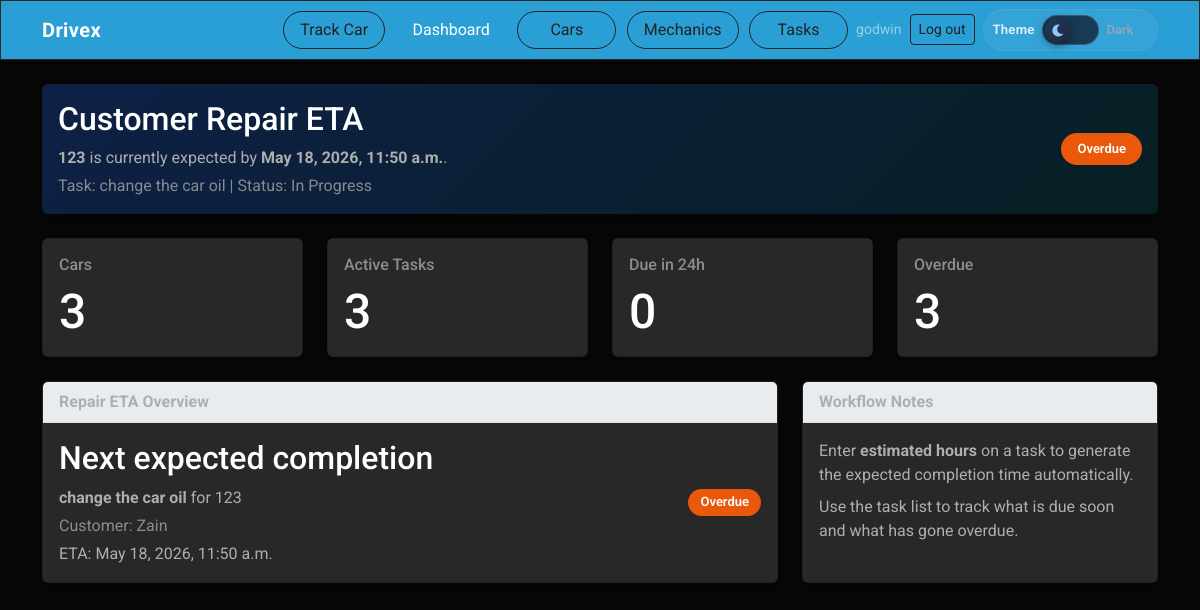
The app's page / (signed in) with its own data.
### taskapp/models.py (models this page shows, shortened)
class Task(models.Model):
    STATUS_CHOICES = [
        ('pending', 'Pending'),
        ('in_progress', 'In Progress'),
        ('completed', 'Completed'),
    ]
    PRIORITY_CHOICES = [
        ('low', 'Low'),
        ('medium', 'Medium'),
        ('high', 'High'),
    ]
    car = models.ForeignKey(
        Cars,
        on_delete=models.CASCADE,
        related_name='tasks'
    )
    mechanic = models.ForeignKey(
        Mechanic,
        on_delete=models.SET_NULL,
        null=True,
        blank=True,
        related_name='tasks'
    )
    title = models.CharField(max_length=200)
    description = models.TextField(blank=True)
    status = models.CharField(
        max_length=20,
        choices=STATUS_CHOICES,
        default='pending'
    )
    priority = models.CharField(
        max_length=10,
        choices=PRIORITY_CHOICES,
        default='medium'
    )
    estimated_hours = models.DecimalField(
        max_digits=4,
        decimal_places=1,
        null=True,
        blank=True,
        help_text='Work estimate in hours; used to calculate promised completion when you save.',
    )
    promised_completion_at = models.DateTimeField(null=True, blank=True)
    created_at = models.DateTimeField(auto_now_add=True)
    updated_at = models.DateTimeField(auto_now=True)
    class Meta:
        ordering = ['status', '-created_at']
    def save(self, *args, **kwargs):
        if self.estimated_hours:
            base_time = self.created_at or timezone.now()
            self.promised_completion_at = base_time + timedelta(
                hours=float(self.estimated_hours)
            )
        else:
            self.promised_completion_at = None
        super().save(*args, **kwargs)
        if self.mechanic_id and self.status != 'completed':
            Mechanic.objects.filter(pk=self.mechanic_id).update(
                is_manually_busy=False,
            )
    @property
    def is_overdue(self):
        return (
            self.promised_completion_at
            and self.status != 'completed'
            and self.promised_completion_at < timezone.now()
        )

class Cars(models.Model):
    Status_choices = [
        ('waiting', 'Waiting'),
        ('assigned', 'Assigned'),
        ('in_progress', 'In-progress'),
        ('completed', 'Completed')
    ]
    registration_number = models.CharField(max_length=20, unique=True)
    make = models.CharField(max_length=50)
    model = models.CharField(max_length=50)
    year = models.PositiveIntegerField(null=True, blank=True)
    customer_name = models.CharField(max_length=100, blank=True)
    customer_phone = models.CharField(max_length=20, blank=True)
    status = models.CharField(
        max_length=20,
        choices=Status_choices,
        default='waiting'
    )
    created_at = models.DateTimeField(auto_now_add=True)
    class Meta:
        ordering = ['-created_at']
        verbose_name = 'Car'
        verbose_name_plural = 'Cars'

### taskapp/views.py (the view)
# urls.py: path('', views.home, name='home'),
@login_required
def home(request):
    if resolve_shop_access_role(request.user) is None:
        raise PermissionDenied(
            'Your account has no shop access. Ask an administrator to add you '
            'to the Manager group or link your login to a mechanic profile.',
        )
    if resolve_shop_access_role(request.user) == 'mechanic':
        return redirect('task_list')
    now = timezone.now()
    tasks = Task.objects.all()
    active_tasks = tasks.exclude(status='completed')
    due_soon = active_tasks.filter(
        promised_completion_at__gte=now,
        promised_completion_at__lte=now + timedelta(hours=24),
    ).count()
    overdue_tasks = active_tasks.filter(promised_completion_at__lt=now).count()
    next_task = (
        active_tasks.filter(promised_completion_at__isnull=False)
        .order_by('promised_completion_at', 'created_at')
        .first()
    )
    cars_scope = Cars.objects.all()
    return render(
        request,
        'home.html',
        {
            'total_cars': cars_scope.count(),
            'active_tasks': active_tasks.count(),
            'due_soon': due_soon,
            'overdue_tasks': overdue_tasks,
            'next_task': next_task,
        },
    )

### taskapp/context_processors.py (called while the page is built, shortened)
def admin_mechanic_task_summary(request):
    try:
        admin_index = reverse('admin:index')
    except Exception:
        return {}
    if request.path.rstrip('/') != admin_index.rstrip('/'):
        return {}

def shop_roles(request):
    user = request.user
    role = resolve_shop_access_role(user) if user.is_authenticated else None
    return {
        'shop_role': role,
        'is_shop_manager': role == 'manager',
        'shop_mechanic': get_mechanic_profile(user) if user.is_authenticated else None,
    }

### taskapp/rbac.py (called while the page is built)
def is_shop_manager(user) -> bool:
    if not user.is_authenticated:
        return False
    if user.is_superuser:
        return True
    return user.groups.filter(name=MANAGER_GROUP).exists()

def get_mechanic_profile(user):
    if not user.is_authenticated:
        return None
    try:
        return user.mechanic_profile
    except ObjectDoesNotExist:
        return None

def resolve_shop_access_role(user) -> str | None:
    if not user.is_authenticated:
        return None
    if is_shop_manager(user):
        return 'manager'
    if get_mechanic_profile(user) is not None:
        return 'mechanic'
    return None

### taskapp/templates/home.html
{% extends 'base.html' %} {% block content %}
<div class="card shadow-sm border-0 mb-4 home-hero-card">
  <div
    class="card-body d-flex flex-column flex-md-row justify-content-between align-items-md-center gap-3"
  >
    <div>
      <h4 class="mb-2">Customer Repair ETA</h4>
      {% if next_task %}
      <p class="mb-1">
        <strong>{{ next_task.car.registration_number }}</strong> is currently
        expected by
        <strong
          >{{ next_task.promised_completion_at|date:"M d, Y, g:i a" }}</strong
        >.
      </p>
      <p class="mb-0 text-muted">
        Task: {{ next_task.title }} | Status: {{ next_task.get_status_display }}
      </p>
      {% else %}
      <p class="mb-0 text-muted">
        No active repair is scheduled yet. Add a task with estimated hours to
        generate the expected completion time.
      </p>
      {% endif %}
    </div>
    <div class="text-md-end">
      {% if next_task %}
      {% if next_task.is_overdue %}
      <span class="status-badge status-badge--overdue px-3 py-2">Overdue</span>
      {% elif next_task.status == 'in_progress' %}
      {% include 'includes/status_badge.html' with status=next_task.status label=next_task.get_status_display %}
      {% elif next_task.status == 'completed' %}
      {% include 'includes/status_badge.html' with status=next_task.status label=next_task.get_status_display %}
      {% else %}
      <span class="status-badge status-badge--scheduled px-3 py-2">Scheduled</span>
      {% endif %}
      {% else %}
      <span class="status-badge status-badge--no-eta px-3 py-2">No ETA Yet</span>
      {% endif %}
    </div>
  </div>
</div>
<div class="row g-4 mb-4">
  <div class="col-md-3">
    <div class="card shadow-sm h-100">
      <div class="card-body">
        <h6 class="text-muted mb-2">Cars</h6>
        <h2 class="mb-0">{{ total_cars }}</h2>
      </div>
    </div>
  </div>
  <div class="col-md-3">
    <div class="card shadow-sm h-100">
      <div class="card-body">
        <h6 class="text-muted mb-2">Active Tasks</h6>
        <h2 class="mb-0">{{ active_tasks }}</h2>
      </div>
    </div>
  </div>
  <div class="col-md-3">
    <div class="card shadow-sm h-100">
      <div class="card-body">
        <h6 class="text-muted mb-2">Due in 24h</h6>
        <h2 class="mb-0">{{ due_soon }}</h2>
      </div>
    </div>
  </div>
  <div class="col-md-3">
    <div class="card shadow-sm h-100">
      <div class="card-body">
        <h6 class="text-muted mb-2">Overdue</h6>
        <h2 class="mb-0">{{ overdue_tasks }}</h2>
      </div>
    </div>
  </div>
</div>
<div class="row g-4">
  <div class="col-lg-8">
    <div class="card shadow-sm h-100">
      <div class="card-header bg-body-secondary border-bottom">
        <strong>Repair ETA Overview</strong>
      </div>
      <div class="card-body">
        {% if next_task %}
        <div class="row align-items-center">
          <div class="col-md-8">
            <h4 class="mb-2">Next expected completion</h4>
            <p class="mb-1">
              <strong>{{ next_task.title }}</strong> for
              {{ next_task.car.registration_number }}
            </p>
            <p class="mb-1 text-muted">
              Customer: {{ next_task.car.customer_name|default:'Not provided' }}
            </p>
            <p class="mb-0">
              ETA: {{ next_task.promised_completion_at|date:"M d, Y, g:i a" }}
            </p>
          </div>
          <div class="col-md-4 text-md-end mt-3 mt-md-0">
            {% if next_task.is_overdue %}
            <span class="status-badge status-badge--overdue">Overdue</span>
            {% elif next_task.status == 'in_progress' %}
            {% include 'includes/status_badge.html' with status=next_task.status label=next_task.get_status_display %}
            {% elif next_task.status == 'completed' %}
            {% include 'includes/status_badge.html' with status=next_task.status label=next_task.get_status_display %}
            {% else %}
            <span class="status-badge status-badge--planned">Planned</span>
            {% endif %}
          </div>
        </div>
        {% else %}
        <p class="mb-0 text-muted">No active repair ETA available yet.</p>
        {% endif %}
      </div>
    </div>
  </div>
  <div class="col-lg-4">
    <div class="card shadow-sm h-100">
      <div class="card-header bg-body-secondary border-bottom">
        <strong>Workflow Notes</strong>
      </div>
      <div class="card-body">
        <p class="mb-2">
          Enter <strong>estimated hours</strong> on a task to generate the
          expected completion time automatically.
        </p>
        <p class="mb-0">
          Use the task list to track what is due soon and what has gone overdue.
        </p>
      </div>
    </div>
  </div>
</div>
{% endblock %}

### taskapp/templates/base.html (shortened to what this page needs)
{% load static %}
<!doctype html>
<html lang="en">
  <head>
    <link
      rel="stylesheet"
      href="https://cdnjs.cloudflare.com/ajax/libs/font-awesome/5.15.4/css/all.min.css"
    />
    <link rel="stylesheet" href="{% static 'taskapp/css/site-theme.css' %}" />
  </head>
  <body class="bg-body text-body">
    <nav
      class="navbar navbar-expand-lg navbar-dark bg-primary mb-4 site-navbar"
    >
      <div
        class="container d-flex flex-wrap align-items-center justify-content-between gap-2"
      >
        <a
          class="navbar-brand"
          href="{% if shop_role == 'mechanic' %}{% url 'task_list' %}{% elif user.is_authenticated %}{% url 'home' %}{% else %}{% url 'login' %}{% endif %}"
          >Drivex</a
        >
        <div class="d-flex flex-wrap align-items-center gap-2 ms-lg-auto">
          <div class="site-nav-links">
          <a
            href="{% url 'customer_eta' %}"
            class="btn {% if request.path == '/track-car/' %}btn-primary{% else %}btn-outline-light{% endif %} me-2"
            >Track Car</a
          >
          {% if user.is_authenticated and shop_role %}
          {% if is_shop_manager %}
          <a
            href="{% url 'home' %}"
            class="btn {% if request.path == '/' %}btn-primary{% else %}btn-outline-light{% endif %} me-2"
            >Dashboard</a
          >
          <a
            href="{% url 'car_list' %}"
            class="btn {% if request.path|slice:':6' == '/cars/' %}btn-primary{% else %}btn-outline-light{% endif %} me-2"
            >Cars</a
          >
          <a
            href="{% url 'mechanic_list' %}"
            class="btn {% if request.path|slice:':12' == '/mechanics/' %}btn-primary{% else %}btn-outline-light{% endif %} me-2"
            >Mechanics</a
          >
          {% endif %}
          <a
            href="{% url 'task_list' %}"
            class="btn {% if request.path|slice:':7' == '/tasks/' %}btn-primary{% else %}btn-outline-light{% endif %}"
            >{% if shop_role == 'mechanic' %}My tasks{% else %}Tasks{% endif %}</a
          >
          {% endif %}
        </div>
        {% if user.is_authenticated %}
        <div class="d-flex align-items-center gap-2 flex-shrink-0">
          <span class="text-white-50 small d-none d-sm-inline">{{ user.username }}</span>
          <form method="post" action="{% url 'logout' %}" class="d-inline">
            <button type="submit" class="btn btn-outline-light btn-sm">Log out</button>
          </form>
        </div>
        {% endif %}
        <div class="theme-toggle-group" id="task-site-theme-toggle">
          <span class="theme-toggle-label">Theme</span>
          <label class="theme-switch" title="Toggle light theme">
            <span class="theme-switch-track">
              <span class="theme-switch-thumb">
                <i class="fas fa-moon theme-switch-icon-dark"></i>
              </span>
            </span>
          </label>
          <span id="task-site-theme-label" class="theme-toggle-mode">Dark</span>
        </div>
        </div>
      </div>
    </nav>
    <div class="container">{% block content %} {% endblock %}</div>
  </body>
</html>

### taskapp/static/taskapp/css/site-theme.css (style rules this page uses)
:root { --site-btn-start: #2563eb; --site-btn-end: #22d3ee; --site-btn-border: rgba(255, 255, 255, 0.14); --site-btn-shadow: rgba(37, 99, 235, 0.28); }
.theme-toggle-group { display: inline-flex; align-items: center; gap: 0.45rem; padding: 0.3rem 0.55rem 0.3rem 0.3rem; margin: 0; border: 1px solid rgba(148, 163, 184, 0.25); border-radius: 999px; background: rgba(255, 255, 255, 0.05); }
.theme-toggle-group .theme-toggle-label { color: #e5eefb; font-size: 0.82rem; font-weight: 600; letter-spacing: 0.02em; padding-left: 0.25rem; }
.theme-toggle-mode { color: #97a3b6; font-size: 0.8rem; font-weight: 600; min-width: 2.6rem; }
.theme-switch { position: relative; display: inline-block; width: 3.6rem; height: 1.9rem; margin: 0; cursor: pointer; flex-shrink: 0; }
.theme-switch-track { position: absolute; inset: 0; border-radius: 999px; background: rgba(15, 23, 42, 0.75); border: 1.5px solid rgba(148, 163, 184, 0.3); transition: background 0.25s ease, border-color 0.25s ease; display: block; overflow: visible; }
.theme-switch-thumb { position: absolute; top: 0.14rem; left: 0.14rem; width: 1.58rem; height: 1.58rem; border-radius: 50%; background: linear-gradient(135deg, #1e3a5f, #1e293b); color: #93c5fd; display: flex; align-items: center; justify-content: center; font-size: 0.75rem; box-shadow: 0 2px 8px rgba(0, 0, 0, 0.5); transition: transform 0.28s cubic-bezier(0.34, 1.56, 0.64, 1), background 0.25s ease; pointer-events: none; z-index: 1; }
.site-navbar { border-bottom: 1px solid rgba(0, 0, 0, 0.2); }
.site-navbar .navbar-brand { font-weight: 700; letter-spacing: 0.02em; }
.site-nav-links { display: flex; align-items: center; gap: 0.15rem; flex-wrap: wrap; }
.site-nav-links .btn { border-radius: 999px; min-width: 6.2rem; }
.status-badge { display: inline-flex; align-items: center; padding: 0.35rem 0.75rem; border-radius: 999px; font-size: 0.8125rem; font-weight: 600; line-height: 1.25; color: #ffffff !important; white-space: nowrap; }
.status-badge--overdue { background: #ea580c; }
.home-hero-card { background: linear-gradient( 135deg, rgba(37, 99, 235, 0.12), rgba(6, 182, 212, 0.08) ); }
body[data-dashboard-theme="dark"] .home-hero-card { background: linear-gradient( 135deg, rgba(37, 99, 235, 0.28), rgba(6, 182, 212, 0.14) ); border-color: rgba(148, 163, 184, 0.2) !important; }

### records on screen
Task: car.registration_number "123", promised_completion_at "May 18, 2026, 11:50 a.m.", title "change the car oil", status "In Progress", car.customer_name "Zain"

### other values on screen
{{ user.username }} "godwin"
{{ total_cars }} "3"
{{ active_tasks }} "3"
{{ due_soon }} "0"
{{ overdue_tasks }} "3"
